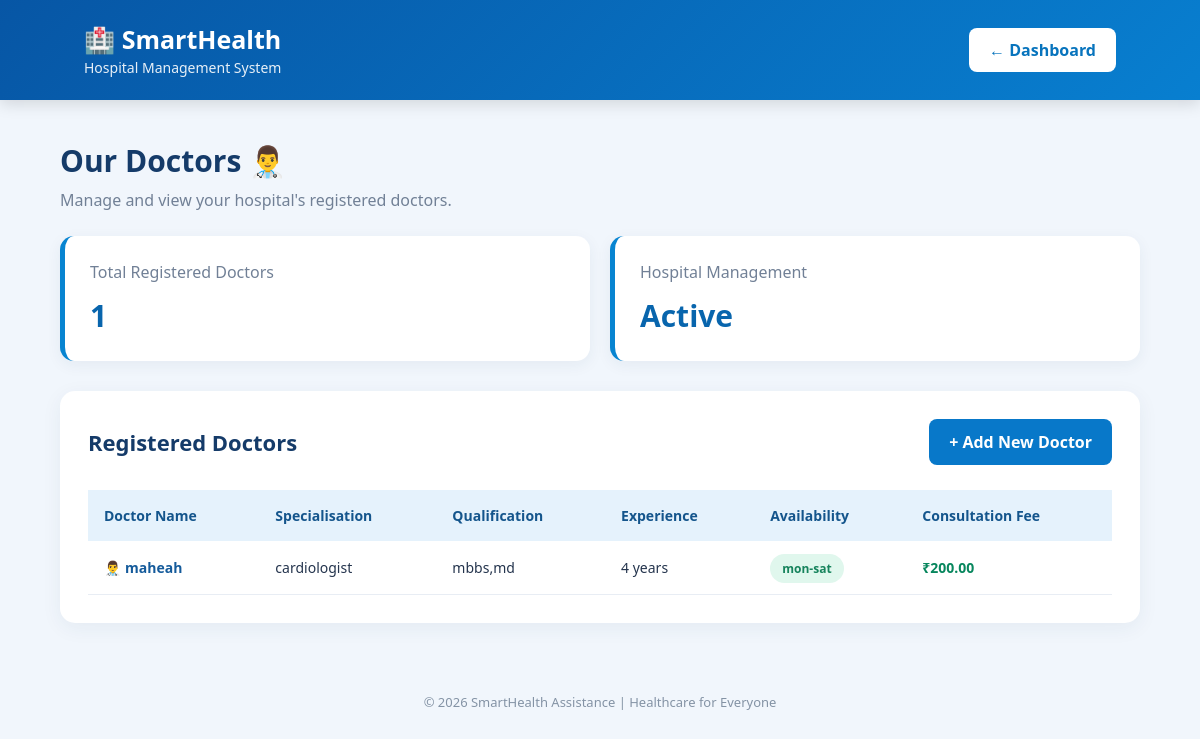
The app's page /view-doctors (signed in) with its own data.
### tables this page shows
CREATE TABLE doctors (
            id INTEGER PRIMARY KEY AUTOINCREMENT,
            hospital_id INTEGER NOT NULL,
            doctor_name TEXT NOT NULL,
            specialization TEXT NOT NULL,
            qualification TEXT NOT NULL,
            experience INTEGER,
            availability TEXT,
            consultation_fee REAL
        );

### app.py (the view)
@app.route("/view-doctors")
def view_doctors():
    if "hospital_id" not in session:
        return redirect(url_for("hospital_login"))
    conn = get_db()
    doctors = conn.execute("""
        SELECT * FROM doctors
        WHERE hospital_id = ?
    """, (session["hospital_id"],)).fetchall()
    conn.close()
    return render_template(
        "view_doctors.html",
        doctors=doctors
    )

### app.py (called while the page is built)
def get_db():
    conn = sqlite3.connect(DATABASE)
    conn.row_factory = sqlite3.Row
    return conn

### templates/view_doctors.html (shortened to what this page needs)
<!DOCTYPE html>
<html lang="en">
<head>
</head>
<body>
<header>
    <div>
        <h2>🏥 SmartHealth</h2>
        <span>Hospital Management System</span>
    </div>
    <a href="{{ url_for('hospital_dashboard') }}"
       class="header-btn">
        ← Dashboard
    </a>
</header>
<div class="container">
    <div class="page-title">
        <h1>Our Doctors 👨‍⚕️</h1>
        <p>Manage and view your hospital's registered doctors.</p>
    </div>
    <div class="stats">
        <div class="stat-card">
            <p>Total Registered Doctors</p>
            <h2>{{ doctors|length }}</h2>
        </div>
        <div class="stat-card">
            <p>Hospital Management</p>
            <h2>Active</h2>
        </div>
    </div>
    <div class="doctor-section">
        <div class="section-heading">
            <h2>Registered Doctors</h2>
            <a href="{{ url_for('add_doctor') }}"
               class="add-btn">
                + Add New Doctor
            </a>
        </div>
        {% if doctors %}
        <div class="table-wrapper">
            <table>
                <thead>
                    <tr>
                        <th>Doctor Name</th>
                        <th>Specialisation</th>
                        <th>Qualification</th>
                        <th>Experience</th>
                        <th>Availability</th>
                        <th>Consultation Fee</th>
                    </tr>
                </thead>
                <tbody>
                    {% for doctor in doctors %}
                    <tr>
                        <td class="doctor-name">
                            👨‍⚕️ {{ doctor.doctor_name }}
                        </td>
                        <td>{{ doctor.specialization }}</td>
                        <td>{{ doctor.qualification }}</td>
                        <td>{{ doctor.experience }} years</td>
                        <td>
                            <span class="availability">
                                {{ doctor.availability or 'Not specified' }}
                            </span>
                        </td>
                        <td class="fee">
                            ₹{{ "%.2f"|format(doctor.consultation_fee or 0) }}
                        </td>
                    </tr>
                    {% endfor %}
                </tbody>
            </table>
        </div>
        {% endif %}
    </div>
</div>
<footer>
    © 2026 SmartHealth Assistance | Healthcare for Everyone
</footer>
</body>
</html>

### templates/view_doctors.html (style rules this page uses)
* { margin: 0; padding: 0; box-sizing: border-box; font-family: 'Segoe UI', Arial, sans-serif; }
body { background: #f1f6fc; color: #24344d; }
header { background: linear-gradient(135deg, #0756a5, #087fd0); color: white; padding: 22px 7%; display: flex; justify-content: space-between; align-items: center; flex-wrap: wrap; gap: 15px; box-shadow: 0 4px 15px #0002; }
header h2 { font-size: 25px; }
header span { font-size: 14px; opacity: 0.9; }
.header-btn { background: white; color: #0874bd; padding: 11px 20px; border-radius: 8px; text-decoration: none; font-weight: bold; }
.container { width: 90%; max-width: 1200px; margin: 40px auto; }
.page-title { margin-bottom: 25px; }
.page-title h1 { font-size: 30px; color: #153b69; }
.page-title p { color: #718096; margin-top: 8px; }
.stats { display: grid; grid-template-columns: repeat(auto-fit, minmax(220px, 1fr)); gap: 20px; margin-bottom: 30px; }
.stat-card { background: white; padding: 25px; border-radius: 14px; box-shadow: 0 4px 15px #183b6010; border-left: 5px solid #0784d1; }
.stat-card p { color: #718096; margin-bottom: 12px; }
.stat-card h2 { font-size: 30px; color: #0865ad; }
.doctor-section { background: white; padding: 28px; border-radius: 15px; box-shadow: 0 5px 20px #183b6010; }
.section-heading { display: flex; justify-content: space-between; align-items: center; flex-wrap: wrap; gap: 15px; margin-bottom: 25px; }
.section-heading h2 { color: #153b69; font-size: 22px; }
.add-btn { background: #0878c9; color: white; text-decoration: none; padding: 12px 20px; border-radius: 8px; font-weight: bold; transition: 0.3s; }
.table-wrapper { width: 100%; overflow-x: auto; }
table { width: 100%; border-collapse: collapse; min-width: 750px; }
th { background: #e5f2fc; color: #14558c; padding: 16px; text-align: left; font-size: 14px; }
td { padding: 17px 16px; border-bottom: 1px solid #e8edf4; font-size: 14px; }
.doctor-name { font-weight: bold; color: #155b9b; }
.fee { color: #07865d; font-weight: bold; }
.availability { background: #e0f7ed; color: #16835c; padding: 6px 12px; border-radius: 20px; font-size: 12px; font-weight: bold; }
footer { text-align: center; color: #8493a5; padding: 30px 15px; font-size: 13px; }

### records on screen
doctors: doctor_name "maheah", specialization "cardiologist", qualification "mbbs,md", experience "4", availability "mon-sat", consultation_fee "200.00"

### other values on screen
{{ doctors|length }} "1"
